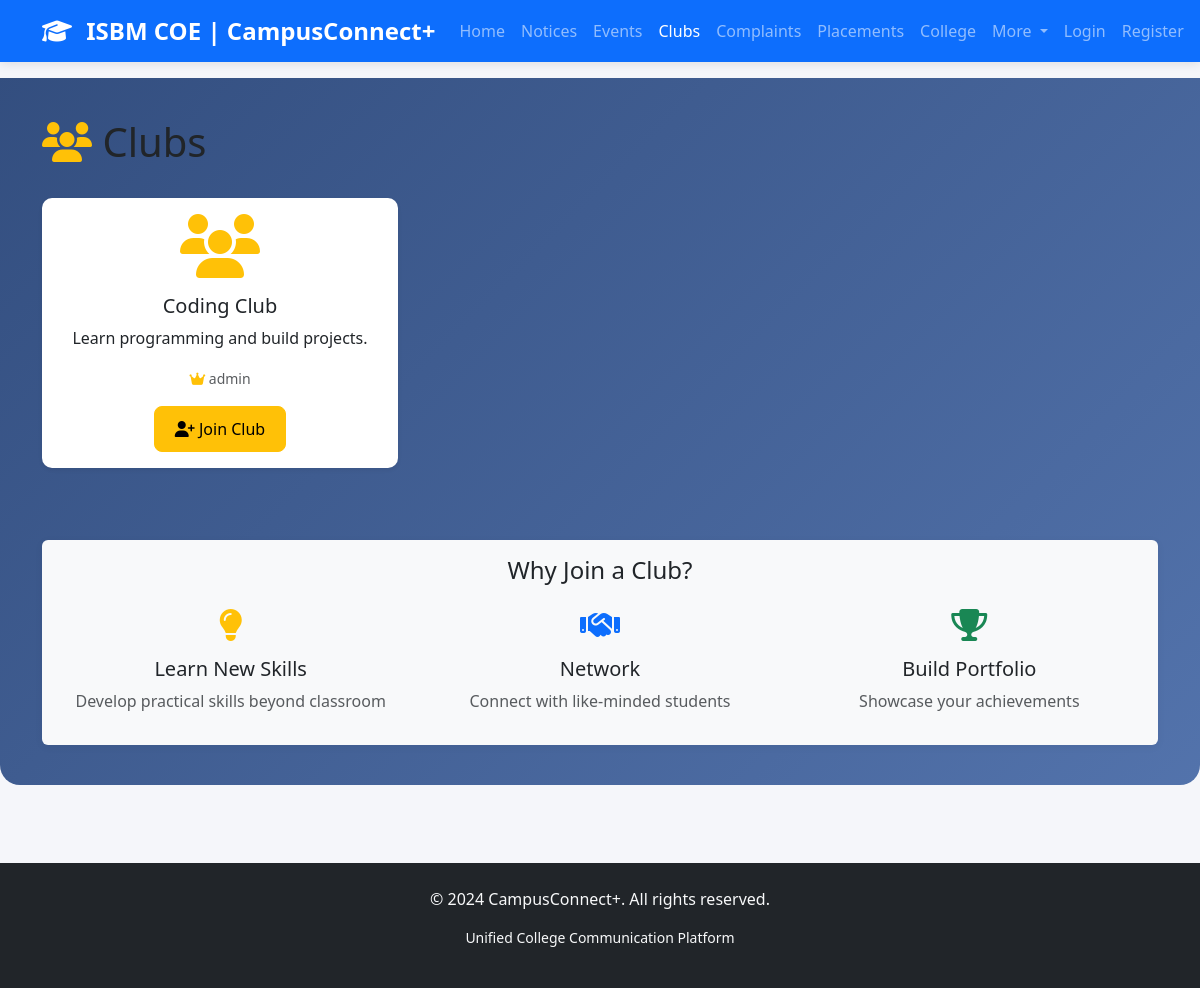
Page /clubs on the committed database.
### app.py (models this page shows, shortened)
class Club(db.Model):
    id = db.Column(db.Integer, primary_key=True)
    name = db.Column(db.String(100), nullable=False)
    description = db.Column(db.Text, nullable=False)
    created_by = db.Column(db.Integer, db.ForeignKey('user.id'))
    created_at = db.Column(db.DateTime, default=lambda: datetime.now(timezone.utc))
    user = db.relationship('User', backref='clubs')

class User(UserMixin, db.Model):
    id = db.Column(db.Integer, primary_key=True)
    username = db.Column(db.String(50), unique=True, nullable=False)
    email = db.Column(db.String(120), unique=True, nullable=False)
    password = db.Column(db.String(60), nullable=False)
    role = db.Column(db.String(20), default='student')  # student, faculty, hod, dean, principal, admin
    created_at = db.Column(db.DateTime, default=lambda: datetime.now(timezone.utc))

### app.py (the view)
@app.route('/clubs')
def clubs():
    clubs = Club.query.all()
    return render_template('clubs.html', clubs=clubs)

### templates/clubs.html (shortened to what this page needs)
{% extends "base.html" %}
{% block content %}
<div class="dashboard-header-bg">
    <div class="container">
        <div class="d-flex justify-content-between align-items-center mb-4">
        <h1><i class="fas fa-users text-warning"></i> Clubs</h1>
    </div>
    <div class="row">
        {% for club in clubs %}
        <div class="col-md-4 mb-4">
            <div class="card club-card h-100 shadow-sm">
                <div class="card-body text-center">
                    <div class="club-icon mb-3">
                        <i class="fas fa-users fa-4x text-warning"></i>
                    </div>
                    <h5 class="card-title">{{ club.name }}</h5>
                    <p class="card-text">{{ club.description }}</p>
                    {% if club.user %}
                    <p class="card-text">
                        <small class="text-muted">
                            <i class="fas fa-crown text-warning"></i> {{ club.user.username }}
                        </small>
                    </p>
                    {% endif %}
                    <div class="mt-3">
                        <button class="btn btn-warning">
                            <i class="fas fa-user-plus"></i> Join Club
                        </button>
                    </div>
                </div>
            </div>
        </div>
        {% else %}
        <div class="col-12">
            <div class="alert alert-info text-center">
                <i class="fas fa-info-circle"></i> No clubs available yet.
            </div>
        </div>
        {% endfor %}
    </div>
    <div class="row mt-5">
        <div class="col-12">
            <div class="card bg-light">
                <div class="card-body">
                    <h4 class="text-center mb-4">Why Join a Club?</h4>
                    <div class="row text-center">
                        <div class="col-md-4">
                            <i class="fas fa-lightbulb fa-2x text-warning mb-3"></i>
                            <h5>Learn New Skills</h5>
                            <p class="text-muted">Develop practical skills beyond classroom</p>
                        </div>
                        <div class="col-md-4">
                            <i class="fas fa-handshake fa-2x text-primary mb-3"></i>
                            <h5>Network</h5>
                            <p class="text-muted">Connect with like-minded students</p>
                        </div>
                        <div class="col-md-4">
                            <i class="fas fa-trophy fa-2x text-success mb-3"></i>
                            <h5>Build Portfolio</h5>
                            <p class="text-muted">Showcase your achievements</p>
                        </div>
                    </div>
                </div>
            </div>
        </div>
    </div>
</div>
{% endblock %}

### static/css/style.css (style rules this page uses)
:root { --primary-color: #4a6cf7; --secondary-color: #6c757d; --success-color: #28a745; --danger-color: #dc3545; --warning-color: #1b54aa; --info-color: #17a2b8; --dark-color: #343a40; --light-color: #f8f9fa; }
body { font-family: 'Segoe UI', Tahoma, Geneva, Verdana, sans-serif; background-color: #f5f6fa; min-height: 100vh; display: flex; flex-direction: column; }
.notice-card, .event-card, .club-card { border: none; border-radius: 10px; transition: transform 0.3s, box-shadow 0.3s; }
.club-card { border-left: 4px solid var(--warning-color); }
.btn { border-radius: 8px; padding: 10px 20px; font-weight: 500; transition: all 0.3s; }
.card { border: none; box-shadow: 0 2px 8px rgba(0, 0, 0, 0.05); }
.dashboard-header-bg { background: linear-gradient(135deg, rgba(30, 60, 114, 0.9) 0%, rgba(42, 82, 152, 0.8) 100%); padding: 40px 0; margin-bottom: 30px; border-radius: 0 0 20px 20px; }

### rows in the picture
Club: name "Coding Club", description "Learn programming and build projects.", user.username "admin"
